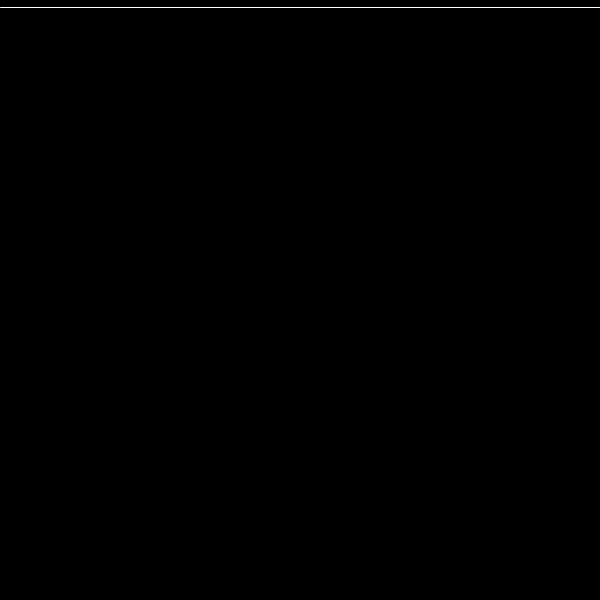
Frame 1 (no input)
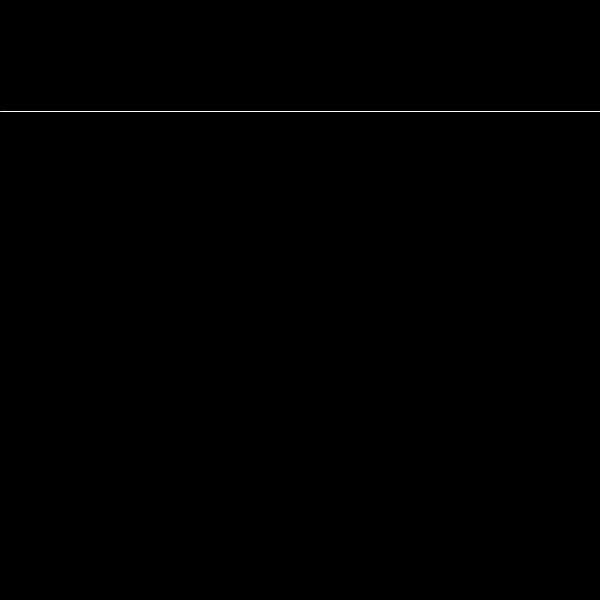
Frame 60 (the mouse pressed at the canvas centre just before this capture)
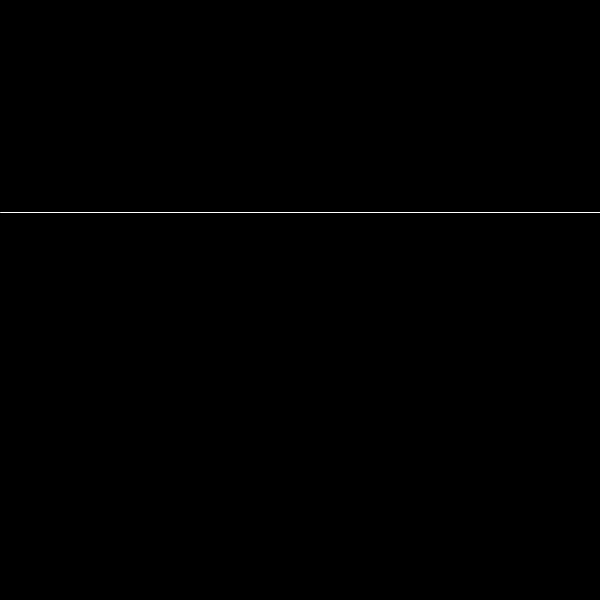
Frame 120 (the mouse held since frame 60 and released just before this capture)

The Processing sketch that drew these frames (run headless with seeded random() and noise(); from frame 60 on, the mouse is pressed at the canvas centre):

// Processing sketch: moteur
// ── moteur.pde
// renaud.jean-francois(arobas)uqam(point)ca
// Syntaxe Processing version 3.3.6
// mardi, 26 septembre 2017

int temps0 = 0;
int temps1 = 0;

void setup() {
  size(600, 600);
  background(0);
  fill(255);
  stroke(255);
  //println(frameRate);
}

void draw() {
  background(0);
  //println(frameRate);

  //if (frameRate >= 60) {
  //  println(frameCount);
  //  exit();
  //}

  //if (frameCount > 600) {
  //  println(millis()*0.001);
  //  exit();
  //}


  //if (millis()*0.001 >= 5) {
  //  println(millis()*0.001);
  //  exit();
  //}


  //if (frameCount == 60) {
  //  temps0= millis();
  //} else if (frameCount == 61) {
  //  temps1= millis();

  //  //println((temps1 - temps0)*0.001);
  //  println(temps0);
  //  println(temps1);
  //  println(temps1 - temps0);
  //  exit();
  //}
  
  
  float hauteur = (millis()*0.1)%height;
  line(0, hauteur, width, hauteur);
  
  
}
